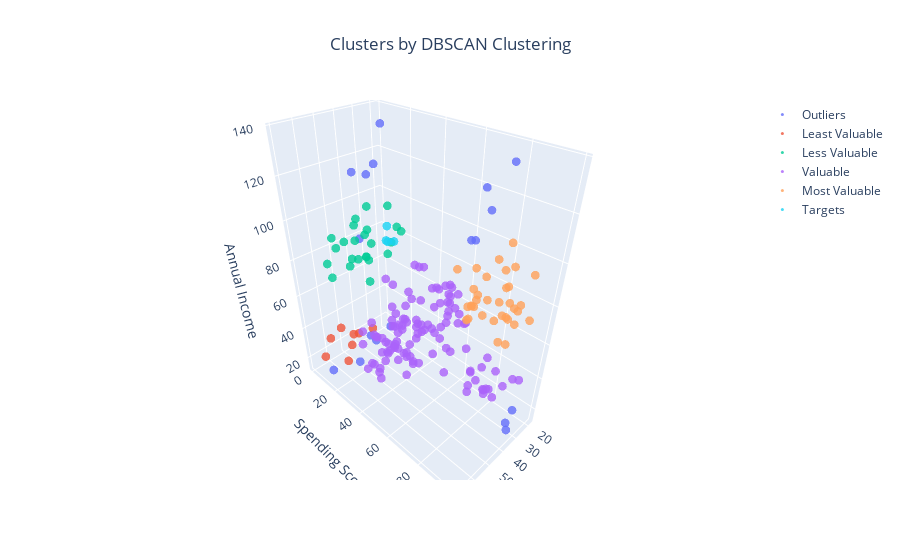

The notebook cell saved with this chart:
### Code cell
#plot the DBS_clustering results in 3D
#add a legend to the plot

def tracer_DBSCAN(db, n, name):
    '''
    This function returns trace object for Plotly
    '''
    return go.Scatter3d(
        x = db[db['label_DBSCAN']==n]['Age'],
        y = db[db['label_DBSCAN']==n]['Spending Score (1-100)'],
        z = db[db['label_DBSCAN']==n]['Annual Income (k$)'],
        mode = 'markers',
        name = name,
        marker = dict(
            size = 3
        ),
        opacity=0.8
     )

trace0 = tracer_DBSCAN(df, 0, 'Valuable')
trace1 = tracer_DBSCAN(df, 1, 'Least Valuable')
trace2 = tracer_DBSCAN(df, 2, 'Most Valuable')
trace3 = tracer_DBSCAN(df, 3, 'Less Valuable')
trace4 = tracer_DBSCAN(df, 4, 'Targets')
trace_1 = tracer_DBSCAN(df, -1, 'Outliers')


data_DBSCAN = [trace_1,trace1, trace3, trace0, trace2, trace4]

layout = go.Layout(
    title = 'Clusters by DBSCAN Clustering', 
    scene = dict(
            xaxis = dict(title = 'Age'),
            yaxis = dict(title = 'Spending Score'),
            zaxis = dict(title = 'Annual Income')
        )
)

fig_DBSCAN = go.Figure(data=data_DBSCAN, layout=layout)
fig_DBSCAN.update_layout(title_text='Clusters by DBSCAN Clustering', title_x=0.5)
py.offline.iplot(fig_DBSCAN)

### Figure 1 — Plotly figure (JSON) as saved in the notebook; plotly's stock layout.template omitted (floating-point values rounded to 4 significant figures)
{"data": [{"marker": {"size": 3}, "mode": "markers", "name": "Outliers", "opacity": 0.8, "type": "scatter3d", "x": [20, 35, 23, 67, 35, 37, 35, 65, 34, 28, 32, 33, 47, 35, 45, 32, 32, 30], "y": [6, 6, 94, 14, 99, 13, 98, 35, 1, 68, 69, 8, 16, 79, 28, 74, 18, 83], "z": [16, 18, 18, 19, 19, 20, 23, 38, 78, 101, 103, 113, 120, 120, 126, 126, 137, 137]}, {"marker": {"size": 3}, "mode": "markers", "name": "Least Valuable", "opacity": 0.8, "type": "scatter3d", "x": [64, 58, 46, 54, 60, 53, 49, 42], "y": [3, 15, 5, 14, 4, 4, 14, 17], "z": [19, 20, 25, 28, 30, 33, 33, 34]}, {"marker": {"size": 3}, "mode": "markers", "name": "Less Valuable", "opacity": 0.8, "type": "scatter3d", "x": [59, 47, 44, 57, 34, 43, 44, 47, 37, 56, 50, 42, 36, 40, 36, 52, 58, 59, 37, 46, 41, 54, 41, 34], "y": [11, 9, 7, 5, 22, 17, 20, 16, 1, 35, 26, 20, 27, 13, 10, 13, 15, 14, 32, 15, 39, 24, 17, 23], "z": [71, 71, 73, 75, 78, 78, 78, 78, 78, 79, 85, 86, 87, 87, 87, 88, 88, 93, 97, 98, 99, 101, 103, 103]}, {"marker": {"size": 3}, "mode": "markers", "name": "Valuable", "opacity": 0.8, "type": "scatter3d", "x": [19, 21, 23, 31, 22, 30, 24, 22, 35, 20, 52, 35, 25, 31, 29, 45, 35, 40, 23, 21, 18, 21, 30, 36, 20, 24, 48, 31, 49, 24, 50, 27, 29, 31, 49, 33, 31, 59, 50, 47, 51, 69, 27, 53, 70, 19, 67, 54, 63, 18, 43, 68, 19, 32, 70, 47, 60, 60, 59, 26, 45, 40, 23, 49, 57, 38, 67, 46, 21, 48, 55, 22, 34, 50, 68, 18, 48, 40, 32, 24, 47, 27, 48, 20, 23, 49, 67, 26, 49, 21, 66, 54, 68, 66, 65, 19, 38, 19, 18, 19, 63, 49, 51, 50, 27, 38, 40, 23, 43, 25, 28, 48], "y": [39, 81, 77, 40, 76, 72, 77, 79, 35, 66, 29, 35, 73, 73, 82, 32, 61, 31, 87, 73, 92, 81, 73, 26, 75, 92, 36, 61, 28, 65, 55, 47, 42, 42, 52, 60, 54, 60, 45, 41, 50, 46, 51, 46, 56, 55, 52, 59, 51, 59, 50, 48, 59, 47, 55, 42, 49, 56, 47, 54, 53, 48, 52, 42, 51, 55, 41, 44, 57, 46, 58, 55, 60, 46, 55, 41, 49, 40, 42, 52, 47, 50, 42, 49, 41, 48, 59, 55, 56, 42, 50, 46, 43, 48, 52, 54, 42, 46, 48, 50, 43, 59, 43, 57, 56, 40, 58, 29, 35, 34, 40, 36], "z": [15, 15, 16, 17, 17, 19, 20, 20, 21, 21, 23, 24, 24, 25, 28, 28, 28, 29, 29, 30, 33, 33, 34, 37, 37, 38, 39, 39, 39, 39, 40, 40, 40, 40, 42, 42, 43, 43, 43, 43, 44, 44, 46, 46, 46, 46, 47, 47, 48, 48, 48, 48, 48, 48, 49, 49, 50, 50, 54, 54, 54, 54, 54, 54, 54, 54, 54, 54, 54, 54, 57, 57, 58, 58, 59, 59, 60, 60, 60, 60, 60, 60, 61, 61, 62, 62, 62, 62, 62, 62, 63, 63, 63, 63, 63, 63, 64, 64, 65, 65, 65, 65, 67, 67, 67, 67, 69, 70, 71, 72, 76, 77]}, {"marker": {"size": 3}, "mode": "markers", "name": "Most Valuable", "opacity": 0.8, "type": "scatter3d", "x": [39, 31, 40, 38, 39, 31, 29, 32, 35, 32, 32, 28, 32, 34, 39, 38, 27, 30, 30, 29, 31, 36, 33, 32, 28, 36, 30, 27, 35, 32, 29, 30, 36, 38], "y": [91, 77, 95, 75, 75, 71, 88, 73, 72, 93, 87, 97, 74, 90, 88, 76, 89, 78, 73, 83, 93, 75, 95, 63, 75, 92, 86, 69, 90, 86, 88, 97, 85, 91], "z": [69, 70, 71, 71, 71, 72, 73, 73, 74, 75, 76, 77, 77, 78, 78, 78, 78, 78, 78, 79, 81, 85, 86, 87, 87, 87, 88, 88, 93, 97, 98, 99, 103, 113]}, {"marker": {"size": 3}, "mode": "markers", "name": "Targets", "opacity": 0.8, "type": "scatter3d", "x": [20, 19, 25, 19], "y": [5, 10, 12, 5], "z": [73, 74, 77, 81]}], "layout": {"scene": {"xaxis": {"title": {"text": "Age"}}, "yaxis": {"title": {"text": "Spending Score"}}, "zaxis": {"title": {"text": "Annual Income"}}}, "title": {"text": "Clusters by DBSCAN Clustering", "x": 0.5}}}
